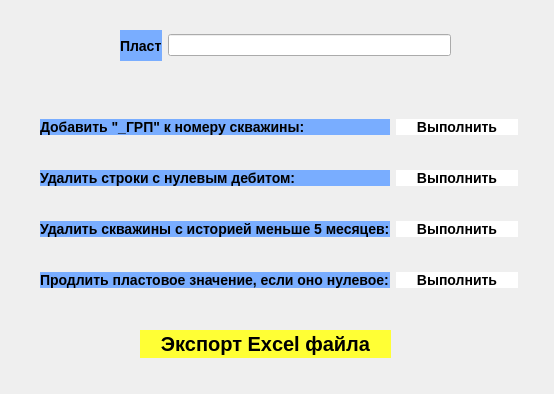
<?xml version="1.0" encoding="UTF-8"?>
<ui version="4.0">
 <class>secondwindow</class>
 <widget class="QWidget" name="secondwindow">
  <property name="geometry">
   <rect>
    <x>0</x>
    <y>0</y>
    <width>554</width>
    <height>394</height>
   </rect>
  </property>
  <property name="windowTitle">
   <string>Form</string>
  </property>
  <property name="styleSheet">
   <string notr="true">
QPushButton{
background-color:white;
width:100px;
length:200px;
font-size: 14px;
font-weight:bold;
border:none;
text-align:center;
}
QPushButton:hover{
background-color:silver;
}
QPushButton:pressed{
background-color:rgb(96, 255, 39);
}
QLabel{
background-color:rgb(121, 173, 255);
width:100px;
length:200px;
font-size: 14px;
font-weight:bold;
border:none;
text-align:center;
}</string>
  </property>
  <widget class="QWidget" name="gridLayoutWidget">
   <property name="geometry">
    <rect>
     <x>40</x>
     <y>90</y>
     <width>478</width>
     <height>231</height>
    </rect>
   </property>
   <layout class="QGridLayout" name="gridLayout">
    <item row="0" column="0">
     <widget class="QLabel" name="label">
      <property name="text">
       <string>Добавить &quot;_ГРП&quot; к номеру скважины:</string>
      </property>
     </widget>
    </item>
    <item row="1" column="0">
     <widget class="QLabel" name="label_2">
      <property name="text">
       <string>Удалить строки с нулевым дебитом:</string>
      </property>
     </widget>
    </item>
    <item row="2" column="0">
     <widget class="QLabel" name="label_3">
      <property name="text">
       <string>Удалить скважины с историей меньше 5 месяцев:</string>
      </property>
     </widget>
    </item>
    <item row="3" column="0">
     <widget class="QLabel" name="label_4">
      <property name="text">
       <string>Продлить пластовое значение, если оно нулевое:</string>
      </property>
     </widget>
    </item>
    <item row="0" column="1">
     <widget class="QPushButton" name="pushButton">
      <property name="text">
       <string>Выполнить</string>
      </property>
     </widget>
    </item>
    <item row="1" column="1">
     <widget class="QPushButton" name="pushButton_2">
      <property name="text">
       <string>Выполнить</string>
      </property>
     </widget>
    </item>
    <item row="2" column="1">
     <widget class="QPushButton" name="pushButton_3">
      <property name="text">
       <string>Выполнить</string>
      </property>
     </widget>
    </item>
    <item row="3" column="1">
     <widget class="QPushButton" name="pushButton_4">
      <property name="text">
       <string>Выполнить</string>
      </property>
     </widget>
    </item>
   </layout>
  </widget>
  <widget class="QPushButton" name="pushButton_5">
   <property name="geometry">
    <rect>
     <x>140</x>
     <y>330</y>
     <width>251</width>
     <height>28</height>
    </rect>
   </property>
   <property name="styleSheet">
    <string notr="true">
QPushButton{
background-color: rgb(255, 255, 53);
width:100px;
length:200px;
font-size: 20px;
font-weight:bold;
border:none;
text-align:center;
}
QPushButton:hover{
background-color:silver;
}
QPushButton:pressed{
background-color:rgb(96, 255, 39);
}
</string>
   </property>
   <property name="text">
    <string>Экспорт Excel файла</string>
   </property>
  </widget>
  <widget class="QWidget" name="horizontalLayoutWidget">
   <property name="geometry">
    <rect>
     <x>120</x>
     <y>30</y>
     <width>331</width>
     <height>31</height>
    </rect>
   </property>
   <layout class="QHBoxLayout" name="horizontalLayout_2">
    <item>
     <widget class="QLabel" name="label_5">
      <property name="styleSheet">
       <string notr="true"/>
      </property>
      <property name="text">
       <string>Пласт</string>
      </property>
     </widget>
    </item>
    <item>
     <widget class="QLineEdit" name="lineEdit"/>
    </item>
   </layout>
  </widget>
 </widget>
 <resources/>
 <connections/>
</ui>
